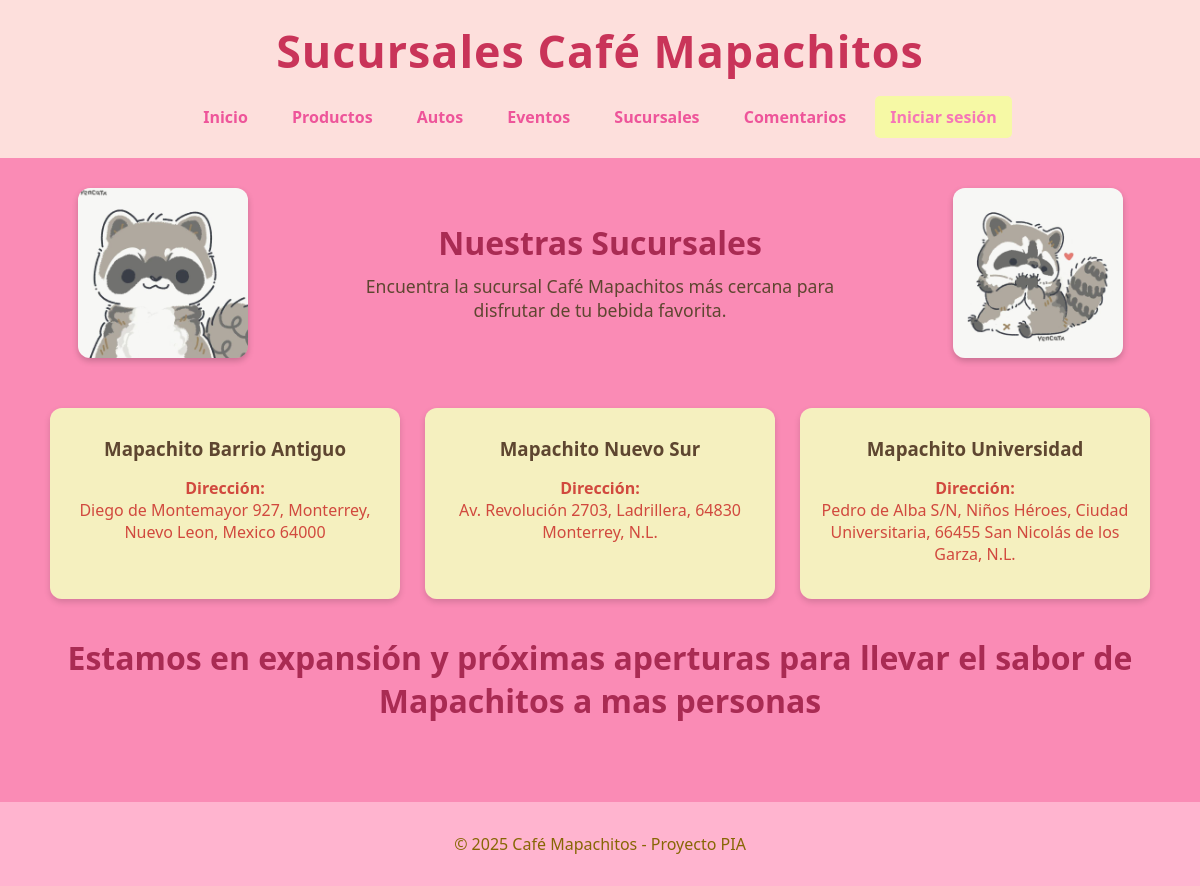
The app's page /sucursales/ with its own data.
### pagina/models.py (models this page shows, shortened)
class Sucursal(models.Model):
    nombre = models.CharField(max_length=100)
    direccion = models.CharField(max_length=200)
    telefono = models.CharField(max_length=20)

### pagina/views.py (the view)
# urls.py: path('sucursales/', views.sucursales, name='sucursales'),
def sucursales(request):
    lista_sucursales = Sucursal.objects.all()
    return render(request, 'pagina/sucursales.html', {'sucursales': lista_sucursales})

### pagina/templates/pagina/sucursales.html (shortened to what this page needs)
{% load static %}
<!DOCTYPE html>
<html lang="es">
<head>
    <link rel="stylesheet" href="{% static 'estilos.css' %}">
</head>
<body>
<header class="header">
    <h1 class="titulo-principal">Sucursales Café Mapachitos</h1>
    <nav class="menu">
        <a href="{% url 'inicio' %}">Inicio</a>
        <a href="{% url 'productos' %}">Productos</a>
        <a href="{% url 'autos' %}">Autos</a>
        <a href="{% url 'eventos' %}">Eventos</a>
        <a href="{% url 'sucursales' %}">Sucursales</a>
        <a href="{% url 'comentarios' %}">Comentarios</a>
        <a href="/admin/login/" class="login-btn">Iniciar sesión</a>
    </nav>
</header>
<main class="contenido">
        <div class="sucursales-con-imagenes">
            <div class="lado-img">
                <img src="{% static 'img/mapachito4.jpeg' %}" alt="Decoración" class="img-lateral">
            </div>
            <div class="centro-texto">
                <h2 class="subtitulo">Nuestras Sucursales</h2>
                <p class="descripcion-menu">
                    Encuentra la sucursal Café Mapachitos más cercana para disfrutar de tu bebida favorita.
                </p>
            </div>
            <div class="lado-img">
                <img src="{% static 'img/mapachito5.jpeg' %}" alt="Decoración" class="img-lateral">
            </div>
        </div>
    <section class="productos-grid">
        {% for sucursal in sucursales %}
        <div class="producto-card">
            <h3>{{ sucursal.nombre }}</h3>
            <p class="producto-descripcion">
                <strong>Dirección:</strong><br>
                {{ sucursal.direccion }}
            </p>
        </div>
        {% empty %}
            <p>No hay sucursales registradas aún.</p>
        {% endfor %}
    </section>
    <section>
        <h2 class="subtitulo">Estamos en expansión y próximas aperturas para llevar el sabor de Mapachitos a mas personas</h2>
    </section>
</main>
<footer class="footer">
    <p>© 2025 Café Mapachitos - Proyecto PIA</p>
</footer>
</body>
</html>

### pagina/static/estilos.css (style rules this page uses)
body { margin: 0; padding: 0; font-family: "Segoe UI", Arial, sans-serif; background-color: #f84c8ea5; color: #c61a1ac7; }
.header { background-color: #fef4e6cc; color: #c93459; padding: 20px; text-align: center; }
.titulo-principal { margin: 0; font-size: 2.8em; letter-spacing: 1px; }
.menu { margin-top: 15px; }
.menu a { color: #e71b7eb4; padding: 10px 15px; margin: 0 5px; text-decoration: none; font-weight: bold; border-radius: 5px; transition: 0.3s; }
.contenido { padding: 30px; text-align: center; }
.boton, .login-btn { display: inline-block; margin-top: 10px; padding: 10px 18px; background-color: #f6fc9fe7; color: rgb(246, 119, 183) !important; text-decoration: none; border-radius: 6px; transition: 0.3s; }
.subtitulo { font-size: 2em; margin-bottom: 10px; color: #a92b53; text-align: center; }
.descripcion-menu { text-align: center; max-width: 800px; margin: 0 auto 30px; font-size: 1.1em; color: #5e4630; }
.productos-grid { display: grid; grid-template-columns: repeat(auto-fit, minmax(240px, 1fr)); gap: 25px; padding: 10px 20px; }
.producto-card { background-color: #f5ffc1de; padding: 18px; border-radius: 12px; box-shadow: 0 3px 6px rgba(0,0,0,0.15); transition: transform 0.3s; text-align: center; }
.producto-card h3 { margin: 10px 0 5px 0; color: #5e4630; }
.footer { background-color: #ffb4cf; color: rgb(135, 102, 4); padding: 15px; text-align: center; margin-top: 40px; }
.sucursales-con-imagenes { display: flex; align-items: center; justify-content: center; gap: 40px; margin-bottom: 40px; }
.lado-img { flex: 1; display: flex; justify-content: center; }
.img-lateral { width: 170px; height: auto; border-radius: 12px; box-shadow: 0 3px 6px rgba(0,0,0,0.20); }
.centro-texto { flex: 2; text-align: center; }

### records on screen
Sucursal: nombre "Mapachito Barrio Antiguo", direccion "Diego de Montemayor 927, Monterrey, Nuevo Leon, Mexico 64000"
Sucursal: nombre "Mapachito Nuevo Sur", direccion "Av. Revolución 2703, Ladrillera, 64830 Monterrey, N.L."
Sucursal: nombre "Mapachito Universidad", direccion "Pedro de Alba S/N, Niños Héroes, Ciudad Universitaria, 66455 San Nicolás de los Garza, N.L."
